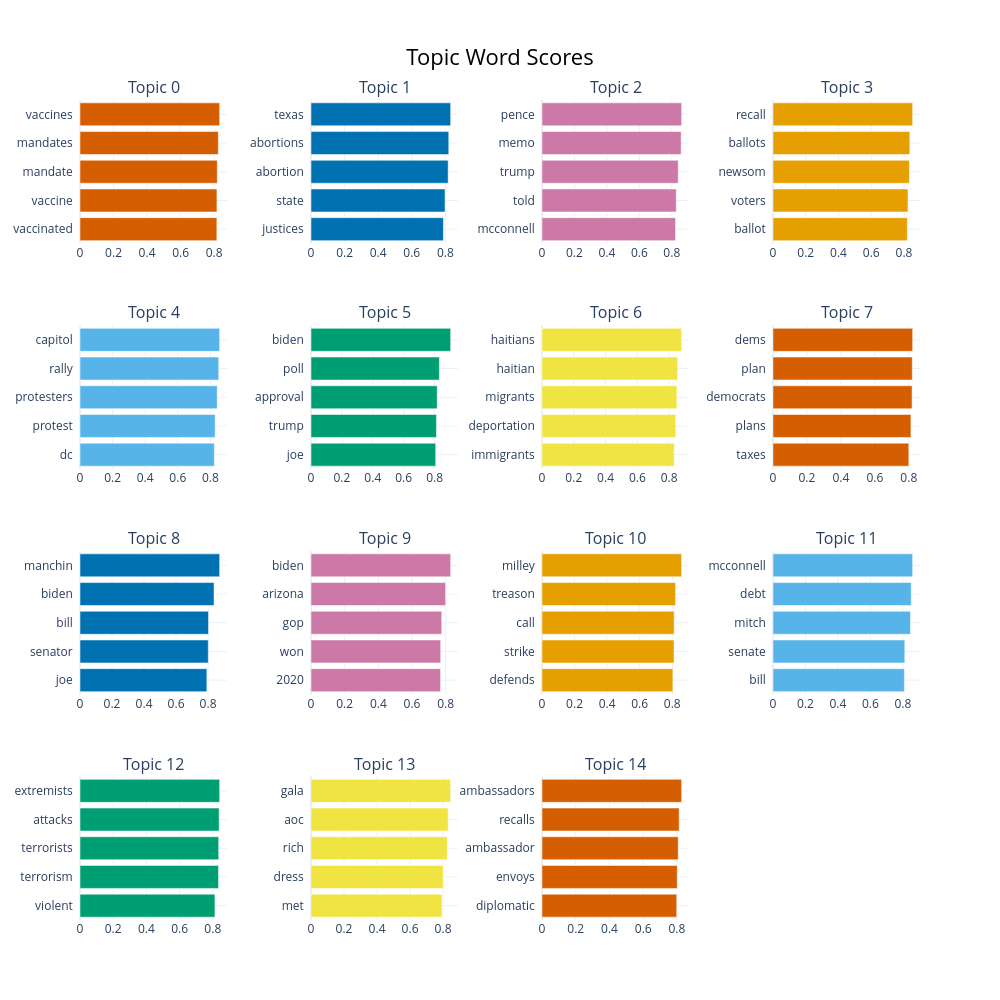

The cell this chart's notebook holds for it:
### Markdown cell above
This shows the top words and their probabilities for each of the top `n` topics

### Code cell
topic_model.visualize_barchart(top_n_topics=15)

### Figure 1 — Plotly figure (JSON) as saved in the notebook; plotly's stock layout.template omitted (floating-point values rounded to 4 significant figures)
{"data": [{"marker": {"color": "#D55E00"}, "orientation": "h", "type": "bar", "x": [0.8162, 0.8167, 0.8185, 0.8248, 0.8328], "xaxis": "x", "y": ["vaccinated  ", "vaccine  ", "mandate  ", "mandates  ", "vaccines  "], "yaxis": "y"}, {"marker": {"color": "#0072B2"}, "orientation": "h", "type": "bar", "x": [0.7886, 0.7982, 0.8168, 0.8205, 0.8317], "xaxis": "x2", "y": ["justices  ", "state  ", "abortion  ", "abortions  ", "texas  "], "yaxis": "y2"}, {"marker": {"color": "#CC79A7"}, "orientation": "h", "type": "bar", "x": [0.823, 0.8275, 0.8395, 0.8574, 0.8606], "xaxis": "x3", "y": ["mcconnell  ", "told  ", "trump  ", "memo  ", "pence  "], "yaxis": "y3"}, {"marker": {"color": "#E69F00"}, "orientation": "h", "type": "bar", "x": [0.8202, 0.8242, 0.8328, 0.8356, 0.8528], "xaxis": "x4", "y": ["ballot  ", "voters  ", "newsom  ", "ballots  ", "recall  "], "yaxis": "y4"}, {"marker": {"color": "#56B4E9"}, "orientation": "h", "type": "bar", "x": [0.8243, 0.8293, 0.842, 0.8515, 0.8569], "xaxis": "x5", "y": ["dc  ", "protest  ", "protesters  ", "rally  ", "capitol  "], "yaxis": "y5"}, {"marker": {"color": "#009E73"}, "orientation": "h", "type": "bar", "x": [0.807, 0.8118, 0.8167, 0.8308, 0.9038], "xaxis": "x6", "y": ["joe  ", "trump  ", "approval  ", "poll  ", "biden  "], "yaxis": "y6"}, {"marker": {"color": "#F0E442"}, "orientation": "h", "type": "bar", "x": [0.8324, 0.8417, 0.8489, 0.8537, 0.8789], "xaxis": "x7", "y": ["immigrants  ", "deportation  ", "migrants  ", "haitian  ", "haitians  "], "yaxis": "y7"}, {"marker": {"color": "#D55E00"}, "orientation": "h", "type": "bar", "x": [0.7999, 0.8126, 0.8193, 0.8203, 0.8226], "xaxis": "x8", "y": ["taxes  ", "plans  ", "democrats  ", "plan  ", "dems  "], "yaxis": "y8"}, {"marker": {"color": "#0072B2"}, "orientation": "h", "type": "bar", "x": [0.7924, 0.8013, 0.8028, 0.8371, 0.8724], "xaxis": "x9", "y": ["joe  ", "senator  ", "bill  ", "biden  ", "manchin  "], "yaxis": "y9"}, {"marker": {"color": "#CC79A7"}, "orientation": "h", "type": "bar", "x": [0.7695, 0.7704, 0.7766, 0.7997, 0.8296], "xaxis": "x10", "y": ["2020  ", "won  ", "gop  ", "arizona  ", "biden  "], "yaxis": "y10"}, {"marker": {"color": "#E69F00"}, "orientation": "h", "type": "bar", "x": [0.804, 0.8111, 0.812, 0.8208, 0.8579], "xaxis": "x11", "y": ["defends  ", "strike  ", "call  ", "treason  ", "milley  "], "yaxis": "y11"}, {"marker": {"color": "#56B4E9"}, "orientation": "h", "type": "bar", "x": [0.8096, 0.8118, 0.8469, 0.8515, 0.8603], "xaxis": "x12", "y": ["bill  ", "senate  ", "mitch  ", "debt  ", "mcconnell  "], "yaxis": "y12"}, {"marker": {"color": "#009E73"}, "orientation": "h", "type": "bar", "x": [0.813, 0.8346, 0.8357, 0.8383, 0.8414], "xaxis": "x13", "y": ["violent  ", "terrorism  ", "terrorists  ", "attacks  ", "extremists  "], "yaxis": "y13"}, {"marker": {"color": "#F0E442"}, "orientation": "h", "type": "bar", "x": [0.7935, 0.8009, 0.8258, 0.8311, 0.846], "xaxis": "x14", "y": ["met  ", "dress  ", "rich  ", "aoc  ", "gala  "], "yaxis": "y14"}, {"marker": {"color": "#D55E00"}, "orientation": "h", "type": "bar", "x": [0.7985, 0.8015, 0.8074, 0.813, 0.8278], "xaxis": "x15", "y": ["diplomatic  ", "envoys  ", "ambassador  ", "recalls  ", "ambassadors  "], "yaxis": "y15"}], "layout": {"annotations": [{"font": {"size": 16}, "showarrow": false, "text": "Topic 0", "x": 0.0875, "xanchor": "center", "xref": "paper", "y": 1, "yanchor": "bottom", "yref": "paper"}, {"font": {"size": 16}, "showarrow": false, "text": "Topic 1", "x": 0.3625, "xanchor": "center", "xref": "paper", "y": 1, "yanchor": "bottom", "yref": "paper"}, {"font": {"size": 16}, "showarrow": false, "text": "Topic 2", "x": 0.6375, "xanchor": "center", "xref": "paper", "y": 1, "yanchor": "bottom", "yref": "paper"}, {"font": {"size": 16}, "showarrow": false, "text": "Topic 3", "x": 0.9125, "xanchor": "center", "xref": "paper", "y": 1, "yanchor": "bottom", "yref": "paper"}, {"font": {"size": 16}, "showarrow": false, "text": "Topic 4", "x": 0.0875, "xanchor": "center", "xref": "paper", "y": 0.725, "yanchor": "bottom", "yref": "paper"}, {"font": {"size": 16}, "showarrow": false, "text": "Topic 5", "x": 0.3625, "xanchor": "center", "xref": "paper", "y": 0.725, "yanchor": "bottom", "yref": "paper"}, {"font": {"size": 16}, "showarrow": false, "text": "Topic 6", "x": 0.6375, "xanchor": "center", "xref": "paper", "y": 0.725, "yanchor": "bottom", "yref": "paper"}, {"font": {"size": 16}, "showarrow": false, "text": "Topic 7", "x": 0.9125, "xanchor": "center", "xref": "paper", "y": 0.725, "yanchor": "bottom", "yref": "paper"}, {"font": {"size": 16}, "showarrow": false, "text": "Topic 8", "x": 0.0875, "xanchor": "center", "xref": "paper", "y": 0.45, "yanchor": "bottom", "yref": "paper"}, {"font": {"size": 16}, "showarrow": false, "text": "Topic 9", "x": 0.3625, "xanchor": "center", "xref": "paper", "y": 0.45, "yanchor": "bottom", "yref": "paper"}, {"font": {"size": 16}, "showarrow": false, "text": "Topic 10", "x": 0.6375, "xanchor": "center", "xref": "paper", "y": 0.45, "yanchor": "bottom", "yref": "paper"}, {"font": {"size": 16}, "showarrow": false, "text": "Topic 11", "x": 0.9125, "xanchor": "center", "xref": "paper", "y": 0.45, "yanchor": "bottom", "yref": "paper"}, {"font": {"size": 16}, "showarrow": false, "text": "Topic 12", "x": 0.0875, "xanchor": "center", "xref": "paper", "y": 0.175, "yanchor": "bottom", "yref": "paper"}, {"font": {"size": 16}, "showarrow": false, "text": "Topic 13", "x": 0.3625, "xanchor": "center", "xref": "paper", "y": 0.175, "yanchor": "bottom", "yref": "paper"}, {"font": {"size": 16}, "showarrow": false, "text": "Topic 14", "x": 0.6375, "xanchor": "center", "xref": "paper", "y": 0.175, "yanchor": "bottom", "yref": "paper"}], "height": 1000, "hoverlabel": {"bgcolor": "white", "font": {"family": "Rockwell", "size": 16}}, "showlegend": false, "title": {"font": {"color": "Black", "size": 22}, "text": "Topic Word Scores", "x": 0.5, "xanchor": "center", "yanchor": "top"}, "width": 1000, "xaxis": {"anchor": "y", "domain": [0, 0.175], "showgrid": true}, "xaxis10": {"anchor": "y10", "domain": [0.275, 0.45], "showgrid": true}, "xaxis11": {"anchor": "y11", "domain": [0.55, 0.725], "showgrid": true}, "xaxis12": {"anchor": "y12", "domain": [0.825, 1], "showgrid": true}, "xaxis13": {"anchor": "y13", "domain": [0, 0.175], "showgrid": true}, "xaxis14": {"anchor": "y14", "domain": [0.275, 0.45], "showgrid": true}, "xaxis15": {"anchor": "y15", "domain": [0.55, 0.725], "showgrid": true}, "xaxis16": {"anchor": "y16", "domain": [0.825, 1], "showgrid": true}, "xaxis2": {"anchor": "y2", "domain": [0.275, 0.45], "showgrid": true}, "xaxis3": {"anchor": "y3", "domain": [0.55, 0.725], "showgrid": true}, "xaxis4": {"anchor": "y4", "domain": [0.825, 1], "showgrid": true}, "xaxis5": {"anchor": "y5", "domain": [0, 0.175], "showgrid": true}, "xaxis6": {"anchor": "y6", "domain": [0.275, 0.45], "showgrid": true}, "xaxis7": {"anchor": "y7", "domain": [0.55, 0.725], "showgrid": true}, "xaxis8": {"anchor": "y8", "domain": [0.825, 1], "showgrid": true}, "xaxis9": {"anchor": "y9", "domain": [0, 0.175], "showgrid": true}, "yaxis": {"anchor": "x", "domain": [0.825, 1], "showgrid": true}, "yaxis10": {"anchor": "x10", "domain": [0.275, 0.45], "showgrid": true}, "yaxis11": {"anchor": "x11", "domain": [0.275, 0.45], "showgrid": true}, "yaxis12": {"anchor": "x12", "domain": [0.275, 0.45], "showgrid": true}, "yaxis13": {"anchor": "x13", "domain": [0, 0.175], "showgrid": true}, "yaxis14": {"anchor": "x14", "domain": [0, 0.175], "showgrid": true}, "yaxis15": {"anchor": "x15", "domain": [0, 0.175], "showgrid": true}, "yaxis16": {"anchor": "x16", "domain": [0, 0.175], "showgrid": true}, "yaxis2": {"anchor": "x2", "domain": [0.825, 1], "showgrid": true}, "yaxis3": {"anchor": "x3", "domain": [0.825, 1], "showgrid": true}, "yaxis4": {"anchor": "x4", "domain": [0.825, 1], "showgrid": true}, "yaxis5": {"anchor": "x5", "domain": [0.55, 0.725], "showgrid": true}, "yaxis6": {"anchor": "x6", "domain": [0.55, 0.725], "showgrid": true}, "yaxis7": {"anchor": "x7", "domain": [0.55, 0.725], "showgrid": true}, "yaxis8": {"anchor": "x8", "domain": [0.55, 0.725], "showgrid": true}, "yaxis9": {"anchor": "x9", "domain": [0.275, 0.45], "showgrid": true}}}
